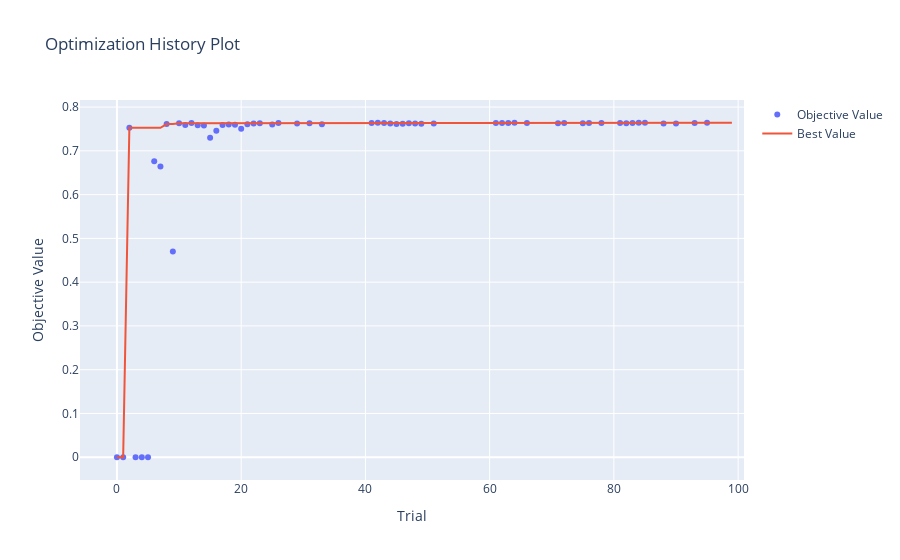
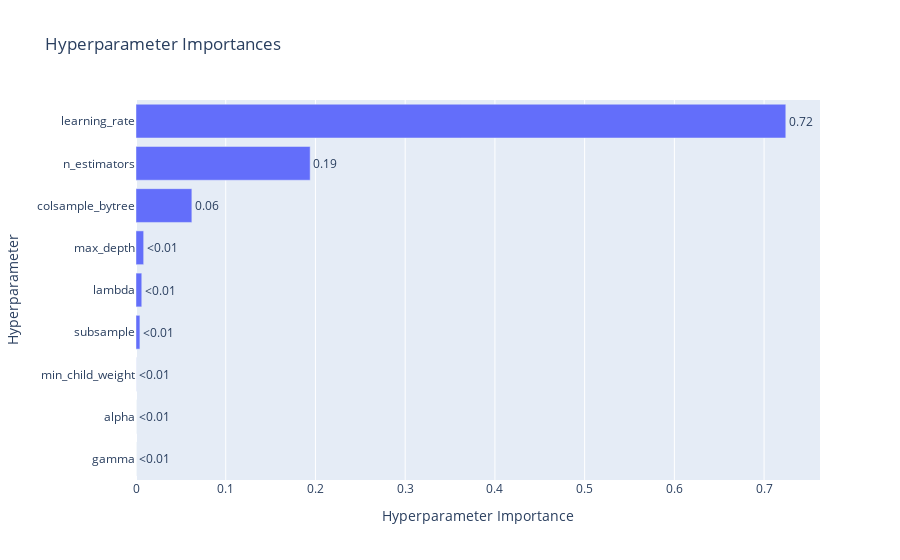

Here is the notebook cell these charts were saved with, in order:
### Code cell
from optuna.visualization import (
    plot_optimization_history,
    plot_param_importances,
)

print("Generating Optuna Visualization Plots...")

# 1. Plot Optimization History
# Shows how the objective value (F1-score in your case) changed over trials.
# You can see if the optimization is converging or if there's still potential for improvement.
fig_history = plot_optimization_history(study_xgb)
fig_history.show()


# 2. Plot Parameter Importances
# Shows which hyperparameters were most influential in determining the objective value.
# This helps you understand which parameters had the biggest impact on your F1-score.
fig_importances = plot_param_importances(study_xgb)
fig_importances.show()

### Figure 1 — Plotly figure (JSON) as saved in the notebook; plotly's stock layout.template omitted (floating-point values rounded to 4 significant figures)
{"data": [{"mode": "markers", "name": "Objective Value", "type": "scatter", "x": [0, 1, 2, 3, 4, 5, 6, 7, 8, 9, 10, 11, 12, 13, 14, 15, 16, 17, 18, 19, 20, 21, 22, 23, 25, 26, 29, 31, 33, 41, 42, 43, 44, 45, 46, 47, 48, 49, 51, 61, 62, 63, 64, 66, 71, 72, 75, 76, 78, 81, 82, 83, 84, 85, 88, 90, 93, 95], "y": [0, 0, 0.7527, 0, 0, 0, 0.6764, 0.664, 0.7611, 0.4701, 0.7631, 0.7588, 0.7634, 0.7584, 0.7577, 0.7299, 0.746, 0.7592, 0.7604, 0.7593, 0.7506, 0.7605, 0.7624, 0.7631, 0.7605, 0.7638, 0.7622, 0.7629, 0.761, 0.7634, 0.764, 0.7636, 0.7623, 0.7612, 0.7618, 0.7633, 0.7624, 0.7618, 0.7625, 0.7639, 0.7635, 0.7636, 0.764, 0.7636, 0.7631, 0.7636, 0.763, 0.7634, 0.7634, 0.7633, 0.7628, 0.7634, 0.7642, 0.764, 0.7625, 0.7626, 0.7639, 0.764]}, {"mode": "lines", "name": "Best Value", "type": "scatter", "x": [0, 1, 2, 3, 4, 5, 6, 7, 8, 9, 10, 11, 12, 13, 14, 15, 16, 17, 18, 19, 20, 21, 22, 23, 24, 25, 26, 27, 28, 29, 30, 31, 32, 33, 34, 35, 36, 37, 38, 39, 40, 41, 42, 43, 44, 45, 46, 47, 48, 49, 50, 51, 52, 53, 54, 55, 56, 57, 58, 59, 60, 61, 62, 63, 64, 65, 66, 67, 68, 69, 70, 71, 72, 73, 74, 75, 76, 77, 78, 79, 80, 81, 82, 83, 84, 85, 86, 87, 88, 89, 90, 91, 92, 93, 94, 95, 96, 97, 98, 99], "y": [0, 0, 0.7527, 0.7527, 0.7527, 0.7527, 0.7527, 0.7527, 0.7611, 0.7611, 0.7631, 0.7631, 0.7634, 0.7634, 0.7634, 0.7634, 0.7634, 0.7634, 0.7634, 0.7634, 0.7634, 0.7634, 0.7634, 0.7634, 0.7634, 0.7634, 0.7638, 0.7638, 0.7638, 0.7638, 0.7638, 0.7638, 0.7638, 0.7638, 0.7638, 0.7638, 0.7638, 0.7638, 0.7638, 0.7638, 0.7638, 0.7638, 0.764, 0.764, 0.764, 0.764, 0.764, 0.764, 0.764, 0.764, 0.764, 0.764, 0.764, 0.764, 0.764, 0.764, 0.764, 0.764, 0.764, 0.764, 0.764, 0.764, 0.764, 0.764, 0.764, 0.764, 0.764, 0.764, 0.764, 0.764, 0.764, 0.764, 0.764, 0.764, 0.764, 0.764, 0.764, 0.764, 0.764, 0.764, 0.764, 0.764, 0.764, 0.764, 0.7642, 0.7642, 0.7642, 0.7642, 0.7642, 0.7642, 0.7642, 0.7642, 0.7642, 0.7642, 0.7642, 0.7642, 0.7642, 0.7642, 0.7642, 0.7642]}, {"marker": {"color": "#cccccc"}, "mode": "markers", "name": "Infeasible Trial", "showlegend": false, "type": "scatter", "x": [], "y": []}], "layout": {"title": {"text": "Optimization History Plot"}, "xaxis": {"title": {"text": "Trial"}}, "yaxis": {"title": {"text": "Objective Value"}}}}

### Figure 2 — Plotly figure (JSON) as saved in the notebook; plotly's stock layout.template omitted (floating-point values rounded to 4 significant figures)
{"data": [{"cliponaxis": false, "hovertemplate": ["gamma (FloatDistribution): 1.4033742589685936e-06<extra></extra>", "alpha (FloatDistribution): 1.5183606890126584e-06<extra></extra>", "min_child_weight (IntDistribution): 0.00010666995394741113<extra></extra>", "subsample (FloatDistribution): 0.0043541179351561715<extra></extra>", "lambda (FloatDistribution): 0.006431111561533484<extra></extra>", "max_depth (IntDistribution): 0.00855003940782364<extra></extra>", "colsample_bytree (FloatDistribution): 0.06225047275353355<extra></extra>", "n_estimators (IntDistribution): 0.19410616801471875<extra></extra>", "learning_rate (FloatDistribution): 0.724198498638339<extra></extra>"], "name": "Objective Value", "orientation": "h", "text": ["<0.01", "<0.01", "<0.01", "<0.01", "<0.01", "<0.01", "0.06", "0.19", "0.72"], "textposition": "outside", "type": "bar", "x": [1.403e-06, 1.518e-06, 0.0001067, 0.004354, 0.006431, 0.00855, 0.06225, 0.1941, 0.7242], "y": ["gamma", "alpha", "min_child_weight", "subsample", "lambda", "max_depth", "colsample_bytree", "n_estimators", "learning_rate"]}], "layout": {"title": {"text": "Hyperparameter Importances"}, "xaxis": {"title": {"text": "Hyperparameter Importance"}}, "yaxis": {"title": {"text": "Hyperparameter"}}}}
